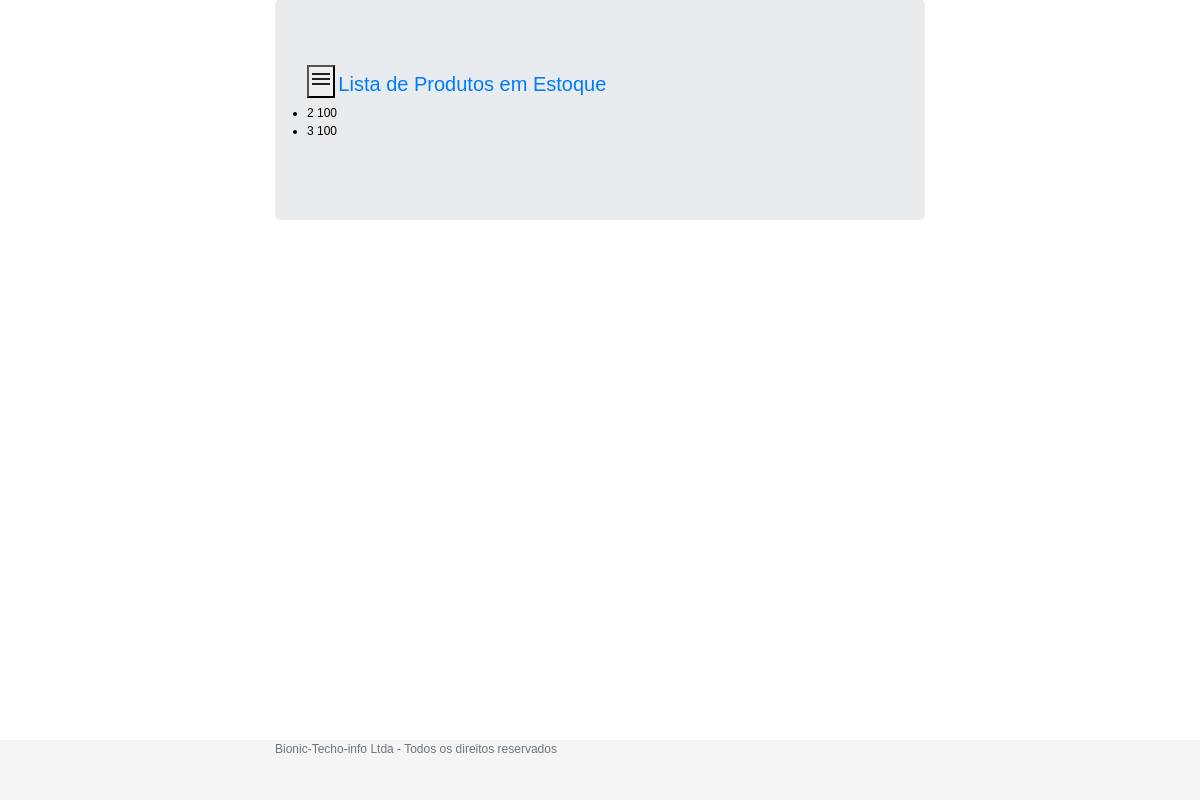
Page /clientes/listaestoque/ (signed in) on the committed database.
### clientes/models.py (models this page shows)
class Estoque(models.Model):
    est_id = models.AutoField(primary_key=True, unique=True)
    est_qtd = models.PositiveIntegerField(default=0)
    pr_id = models.ForeignKey('Produtos', on_delete=models.CASCADE)

### clientes/views.py (the view)
# urls.py: path('listaestoque/', views.lista_estoque, name="lista_estoque"),
@login_required
def lista_estoque(request):
    listaestoque = Estoque.objects.all()
    return render(request, 'clientes/estoque.html', {"listaestoque":listaestoque})

### clientes/templates/clientes/estoque.html (shortened to what this page needs)
{% extends 'base.html' %}
{% block main %}
  <nav role="navigation" class="navbar-default">
      <div class="navbar-header">
          <button type="button" data-target="#navbarCollapse" data-toggle="collapse" class="navbar-toggle">
              <i class="material-icons">menu</i>
          </button>
          <a href="#" class="navbar-brand">Lista de Produtos em Estoque</a>
      </div>
  </nav>
    <ul>
        {% for estq in  listaestoque %}
            <li>{{estq.est_id}} {{ estq.est_qtd }}</li>
        {% endfor %}
    </ul>
{% endblock %}
{% block footer %}
    <footer class="footer">
        <div class="container">
            <span class="text-muted">Bionic-Techo-info Ltda - Todos os direitos reservados
                <i class="fas fa-registered"></i>
            </span>
        </div>
    </footer>
{% endblock %}

### statics/css/stick-footer.css (style rules this page uses)
html { position: relative; min-height: 100%; }
body { margin-bottom: 60px; }
.footer { position: absolute; bottom: 0; width: 100%; height: 60px; background-color: #f5f5f5; }
.container { width: auto; max-width: 680px; padding: 0 15px; }
.container .text-muted { margin: 20px 0; }

### statics/Studio/css/style.css (style rules this page uses)
html, button, input, select, textarea { color: #222; }
html, body { height: 100%; }
body { font-family: "Lato" sans-serif; font-weight: 400; font-size: 16px; color: #000; -webkit-font-smoothing: antialiased; -webkit-overflow-scrolling: touch; }

### statics/css/menuprincipal.css (style rules this page uses)
* { margin: 0; padding: 0; }
body { font-family: Arial, Helvetica, sans-serif; font-size: 12px; }

### rows in the picture
Estoque: est_id "2", est_qtd "100"
Estoque: est_id "3", est_qtd "100"
